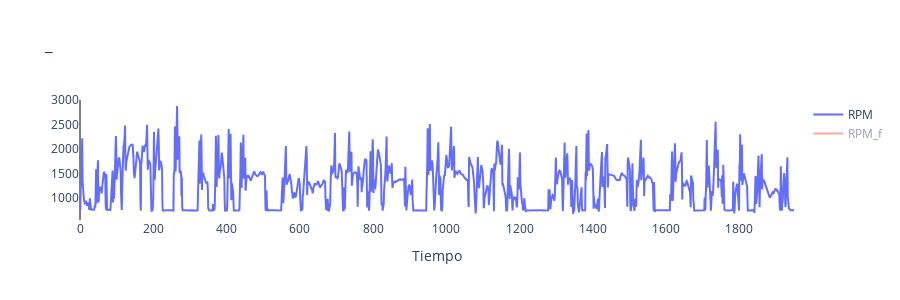
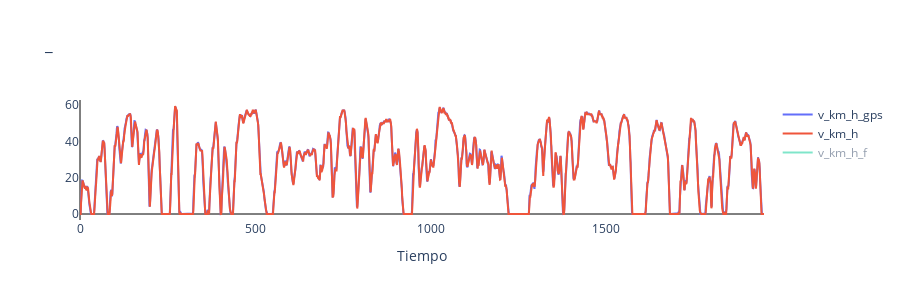
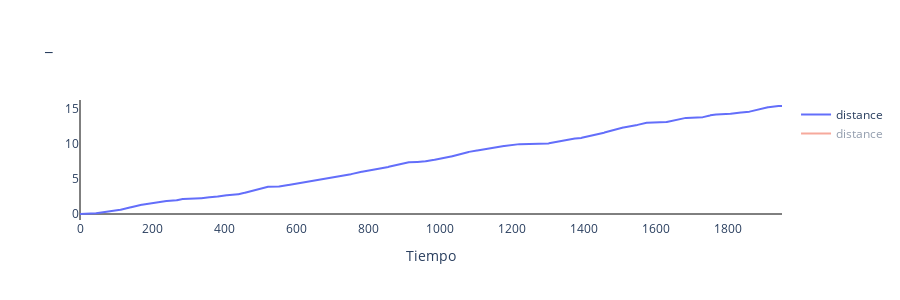
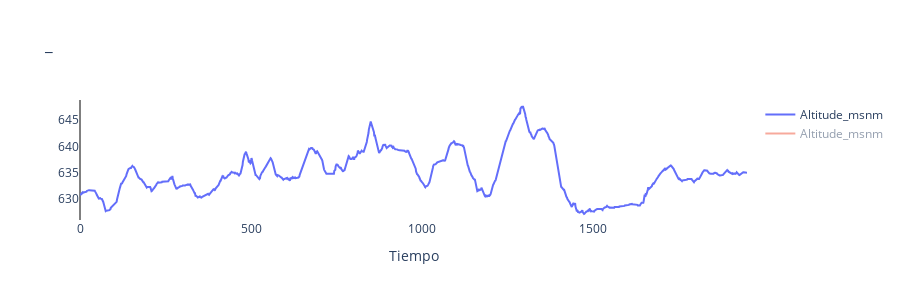

The notebook cell saved with these charts, in order:
### Code cell
# RPM
fig = go.Figure(data=[go.Scatter(x = df_int["t_s"], y = df_int["RPM"], name = "RPM", mode="lines"),
                      go.Scatter(x = df_int["t_s"], y = df_int["RPM_f"], name = "RPM_f", mode="lines",visible = "legendonly")])

fig.update_xaxes(zeroline=True, zerolinewidth=1, zerolinecolor='black', title_text="Tiempo")
fig.update_yaxes(zeroline=True, zerolinewidth=1, zerolinecolor='black', title_text="")
fig.update_layout(height=300, width=900, title_text="_",plot_bgcolor="white")
fig.show()


# Velocidad
fig = go.Figure(data=[go.Scatter(x = df_int["t_s"], y = df_int["v_km_h_gps"], name = "v_km_h_gps", mode="lines"),
                      go.Scatter(x = df_int["t_s"], y = df_int["v_km_h"], name = "v_km_h", mode="lines"),
                      go.Scatter(x = df_int["t_s"], y = df_int["v_km_h_f"], name = "v_km_h_f", mode="lines",visible = "legendonly")])

fig.update_xaxes(zeroline=True, zerolinewidth=1, zerolinecolor='black', title_text="Tiempo")
fig.update_yaxes(zeroline=True, zerolinewidth=1, zerolinecolor='black', title_text="")
fig.update_layout(height=300, width=900, title_text="_",plot_bgcolor="white")
fig.show()

# Disnacia acumulada
fig = go.Figure(data=[go.Scatter(x = df_int["t_s"], y = df_int['distance'], name = "distance", mode="lines"),
                      go.Scatter(x = df_int["t_s"], y = df_int["distance"], name = "distance", mode="lines", visible = "legendonly")])

fig.update_xaxes(zeroline=True, zerolinewidth=1, zerolinecolor='black', title_text="Tiempo")
fig.update_yaxes(zeroline=True, zerolinewidth=1, zerolinecolor='black', title_text="")
fig.update_layout(height=300, width=900, title_text="_",plot_bgcolor="white")
fig.show()

#GPS altimetria
fig = go.Figure(data=[go.Scatter(x = df_int["t_s"], y = df_int['Altitude_msnm'], name = "Altitude_msnm", mode="lines"),
                      go.Scatter(x = df_int["t_s"], y = df_int["Altitude_msnm"], name = "Altitude_msnm", mode="lines", visible = "legendonly")])

fig.update_xaxes(zeroline=True, zerolinewidth=1, zerolinecolor='black', title_text="Tiempo")
fig.update_yaxes(zeroline=True, zerolinewidth=1, zerolinecolor='black', title_text="")
fig.update_layout(height=300, width=900, title_text="_",plot_bgcolor="white")
fig.show()

#GPS
fig = go.Figure(data=[go.Scatter(x = df_int["t_s"], y = df_int['Latitude'], name = "Latitude", mode="lines"),
                      go.Scatter(x = df_int["t_s"], y = df_int["Longitude"], name = "Longitude", mode="lines", visible = "legendonly")])

fig.update_xaxes(zeroline=True, zerolinewidth=1, zerolinecolor='black', title_text="Tiempo")
fig.update_yaxes(zeroline=True, zerolinewidth=1, zerolinecolor='black', title_text="")
fig.update_layout(height=300, width=900, title_text="_",plot_bgcolor="white")
fig.show()

# TCO
fig = go.Figure(data=[go.Scatter(x = df_int["t_s"], y = df_int['TCO_C'], name = "TCO_C", mode="lines"),
                      go.Scatter(x = df_int["t_s"], y = df_int["TCO_C"], name = "TCO_C", mode="lines", visible = "legendonly")])

fig.update_xaxes(zeroline=True, zerolinewidth=1, zerolinecolor='black', title_text="Tiempo")
fig.update_yaxes(zeroline=True, zerolinewidth=1, zerolinecolor='black', title_text="")
fig.update_layout(height=300, width=900, title_text="_",plot_bgcolor="white")
fig.show()

### Figure 1 — Plotly figure (JSON) as saved in the notebook; plotly's stock layout.template omitted (floating-point values rounded to 4 significant figures; data arrays with more than 128 entries replaced by an {"elided": "..."} marker saying what was removed)
{"data": [{"mode": "lines", "name": "RPM", "type": "scatter", "x": {"elided": "1950 int values"}, "y": {"elided": "1950 float values"}}, {"mode": "lines", "name": "RPM_f", "type": "scatter", "visible": "legendonly", "x": {"elided": "1950 int values"}, "y": {"elided": "1950 float values"}}], "layout": {"height": 300, "plot_bgcolor": "white", "title": {"text": "_"}, "width": 900, "xaxis": {"autorange": true, "range": [0, 1949], "title": {"text": "Tiempo"}, "type": "linear", "zeroline": true, "zerolinecolor": "black", "zerolinewidth": 1}, "yaxis": {"autorange": true, "range": [553.6, 3002.0], "title": {"text": ""}, "type": "linear", "zeroline": true, "zerolinecolor": "black", "zerolinewidth": 1}}}

### Figure 2 — Plotly figure (JSON) as saved in the notebook; plotly's stock layout.template omitted (floating-point values rounded to 4 significant figures; data arrays with more than 128 entries replaced by an {"elided": "..."} marker saying what was removed)
{"data": [{"mode": "lines", "name": "v_km_h_gps", "type": "scatter", "x": {"elided": "1950 int values"}, "y": {"elided": "1950 float values"}}, {"mode": "lines", "name": "v_km_h", "type": "scatter", "x": {"elided": "1950 int values"}, "y": {"elided": "1950 float values"}}, {"mode": "lines", "name": "v_km_h_f", "type": "scatter", "visible": "legendonly", "x": {"elided": "1950 int values"}, "y": {"elided": "1950 float values"}}], "layout": {"height": 300, "plot_bgcolor": "white", "title": {"text": "_"}, "width": 900, "xaxis": {"autorange": true, "range": [0, 1949], "title": {"text": "Tiempo"}, "type": "linear", "zeroline": true, "zerolinecolor": "black", "zerolinewidth": 1}, "yaxis": {"autorange": true, "range": [-3.308, 62.85], "title": {"text": ""}, "type": "linear", "zeroline": true, "zerolinecolor": "black", "zerolinewidth": 1}}}

### Figure 3 — Plotly figure (JSON) as saved in the notebook; plotly's stock layout.template omitted (floating-point values rounded to 4 significant figures; data arrays with more than 128 entries replaced by an {"elided": "..."} marker saying what was removed)
{"data": [{"mode": "lines", "name": "distance", "type": "scatter", "x": {"elided": "1950 int values"}, "y": {"elided": "1950 float values"}}, {"mode": "lines", "name": "distance", "type": "scatter", "visible": "legendonly", "x": {"elided": "1950 int values"}, "y": {"elided": "1950 float values"}}], "layout": {"height": 300, "plot_bgcolor": "white", "title": {"text": "_"}, "width": 900, "xaxis": {"autorange": true, "range": [0, 1949], "title": {"text": "Tiempo"}, "type": "linear", "zeroline": true, "zerolinecolor": "black", "zerolinewidth": 1}, "yaxis": {"autorange": true, "range": [-0.855, 16.24], "title": {"text": ""}, "type": "linear", "zeroline": true, "zerolinecolor": "black", "zerolinewidth": 1}}}

### Figure 4 — Plotly figure (JSON) as saved in the notebook; plotly's stock layout.template omitted (floating-point values rounded to 4 significant figures; data arrays with more than 128 entries replaced by an {"elided": "..."} marker saying what was removed)
{"data": [{"mode": "lines", "name": "Altitude_msnm", "type": "scatter", "x": {"elided": "1950 int values"}, "y": {"elided": "1950 float values"}}, {"mode": "lines", "name": "Altitude_msnm", "type": "scatter", "visible": "legendonly", "x": {"elided": "1950 int values"}, "y": {"elided": "1950 float values"}}], "layout": {"height": 300, "plot_bgcolor": "white", "title": {"text": "_"}, "width": 900, "xaxis": {"autorange": true, "range": [0, 1949], "title": {"text": "Tiempo"}, "type": "linear", "zeroline": true, "zerolinecolor": "black", "zerolinewidth": 1}, "yaxis": {"autorange": true, "range": [626.0, 648.8], "title": {"text": ""}, "type": "linear", "zeroline": true, "zerolinecolor": "black", "zerolinewidth": 1}}}
